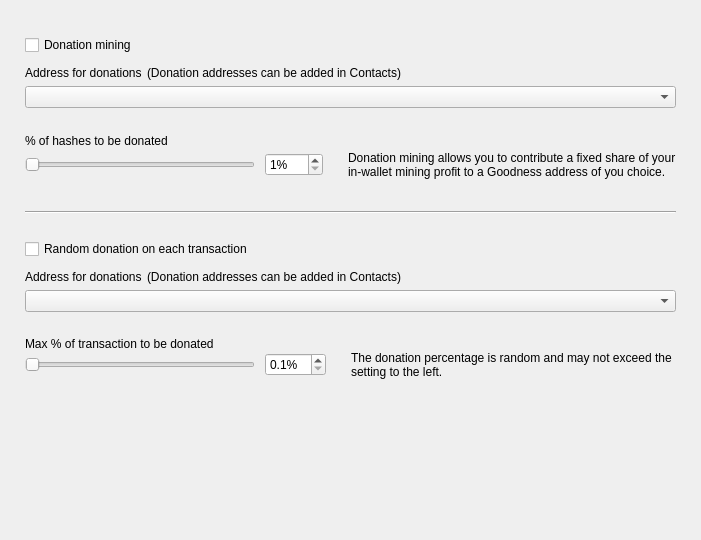
<?xml version="1.0" encoding="UTF-8"?>
<ui version="4.0">
 <class>DonationOptionsFrame</class>
 <widget class="QFrame" name="DonationOptionsFrame">
  <property name="geometry">
   <rect>
    <x>0</x>
    <y>0</y>
    <width>701</width>
    <height>540</height>
   </rect>
  </property>
  <property name="windowTitle">
   <string>Frame</string>
  </property>
  <property name="frameShape">
   <enum>QFrame::NoFrame</enum>
  </property>
  <property name="frameShadow">
   <enum>QFrame::Raised</enum>
  </property>
  <layout class="QVBoxLayout" name="verticalLayout">
   <property name="spacing">
    <number>10</number>
   </property>
   <property name="leftMargin">
    <number>25</number>
   </property>
   <property name="topMargin">
    <number>35</number>
   </property>
   <property name="rightMargin">
    <number>25</number>
   </property>
   <property name="bottomMargin">
    <number>0</number>
   </property>
   <item>
    <widget class="QCheckBox" name="m_enableDonationMiningCheck">
     <property name="text">
      <string>Donation mining</string>
     </property>
    </widget>
   </item>
   <item>
    <widget class="QFrame" name="m_donationMiningFrame">
     <property name="frameShape">
      <enum>QFrame::NoFrame</enum>
     </property>
     <property name="frameShadow">
      <enum>QFrame::Raised</enum>
     </property>
     <layout class="QGridLayout" name="gridLayout" columnstretch="1,0,0,1">
      <property name="leftMargin">
       <number>0</number>
      </property>
      <property name="topMargin">
       <number>0</number>
      </property>
      <property name="rightMargin">
       <number>0</number>
      </property>
      <property name="bottomMargin">
       <number>0</number>
      </property>
      <property name="horizontalSpacing">
       <number>10</number>
      </property>
      <property name="verticalSpacing">
       <number>0</number>
      </property>
      <item row="2" column="0" colspan="4">
       <widget class="QComboBox" name="m_donationMiningAddressCombo"/>
      </item>
      <item row="3" column="0" colspan="4">
       <spacer name="verticalSpacer_2">
        <property name="orientation">
         <enum>Qt::Vertical</enum>
        </property>
        <property name="sizeType">
         <enum>QSizePolicy::Fixed</enum>
        </property>
        <property name="sizeHint" stdset="0">
         <size>
          <width>20</width>
          <height>25</height>
         </size>
        </property>
       </spacer>
      </item>
      <item row="4" column="0" colspan="4">
       <widget class="WalletGui::WalletNormalBlackTextLabel" name="label_2">
        <property name="minimumSize">
         <size>
          <width>0</width>
          <height>16</height>
         </size>
        </property>
        <property name="text">
         <string>% of hashes to be donated</string>
        </property>
        <property name="indent">
         <number>0</number>
        </property>
       </widget>
      </item>
      <item row="5" column="1">
       <widget class="QSpinBox" name="m_donationMiningAmountSpin">
        <property name="suffix">
         <string>%</string>
        </property>
        <property name="minimum">
         <number>1</number>
        </property>
        <property name="maximum">
         <number>100</number>
        </property>
       </widget>
      </item>
      <item row="5" column="0">
       <widget class="QSlider" name="m_donationMiningAmountSlider">
        <property name="maximumSize">
         <size>
          <width>230</width>
          <height>16777215</height>
         </size>
        </property>
        <property name="minimum">
         <number>1</number>
        </property>
        <property name="maximum">
         <number>100</number>
        </property>
        <property name="orientation">
         <enum>Qt::Horizontal</enum>
        </property>
       </widget>
      </item>
      <item row="5" column="2">
       <spacer name="horizontalSpacer">
        <property name="orientation">
         <enum>Qt::Horizontal</enum>
        </property>
        <property name="sizeType">
         <enum>QSizePolicy::Fixed</enum>
        </property>
        <property name="sizeHint" stdset="0">
         <size>
          <width>5</width>
          <height>20</height>
         </size>
        </property>
       </spacer>
      </item>
      <item row="5" column="3" alignment="Qt::AlignVCenter">
       <widget class="WalletGui::WalletSmallGrayTextLabel" name="m_donationMiningCommentLabel">
        <property name="minimumSize">
         <size>
          <width>0</width>
          <height>32</height>
         </size>
        </property>
        <property name="text">
         <string>Donation mining allows you to contribute a fixed share of your in-wallet mining profit to a Goodness address of you choice.</string>
        </property>
        <property name="wordWrap">
         <bool>true</bool>
        </property>
        <property name="indent">
         <number>0</number>
        </property>
       </widget>
      </item>
      <item row="1" column="0" colspan="4">
       <spacer name="verticalSpacer_6">
        <property name="orientation">
         <enum>Qt::Vertical</enum>
        </property>
        <property name="sizeType">
         <enum>QSizePolicy::Fixed</enum>
        </property>
        <property name="sizeHint" stdset="0">
         <size>
          <width>20</width>
          <height>5</height>
         </size>
        </property>
       </spacer>
      </item>
      <item row="0" column="0" colspan="4">
       <layout class="QHBoxLayout" name="horizontalLayout" stretch="0,1">
        <property name="spacing">
         <number>5</number>
        </property>
        <property name="leftMargin">
         <number>0</number>
        </property>
        <item>
         <widget class="WalletGui::WalletNormalBlackTextLabel" name="label">
          <property name="minimumSize">
           <size>
            <width>0</width>
            <height>16</height>
           </size>
          </property>
          <property name="text">
           <string>Address for donations</string>
          </property>
          <property name="indent">
           <number>0</number>
          </property>
         </widget>
        </item>
        <item>
         <widget class="WalletGui::WalletSmallGrayTextLabel" name="label_5">
          <property name="text">
           <string>(Donation addresses can be added in Contacts)</string>
          </property>
         </widget>
        </item>
       </layout>
      </item>
     </layout>
    </widget>
   </item>
   <item>
    <spacer name="verticalSpacer_3">
     <property name="orientation">
      <enum>Qt::Vertical</enum>
     </property>
     <property name="sizeType">
      <enum>QSizePolicy::Fixed</enum>
     </property>
     <property name="sizeHint" stdset="0">
      <size>
       <width>20</width>
       <height>20</height>
      </size>
     </property>
    </spacer>
   </item>
   <item>
    <widget class="Line" name="line">
     <property name="frameShadow">
      <enum>QFrame::Sunken</enum>
     </property>
     <property name="orientation">
      <enum>Qt::Horizontal</enum>
     </property>
    </widget>
   </item>
   <item>
    <spacer name="verticalSpacer_4">
     <property name="orientation">
      <enum>Qt::Vertical</enum>
     </property>
     <property name="sizeType">
      <enum>QSizePolicy::Fixed</enum>
     </property>
     <property name="sizeHint" stdset="0">
      <size>
       <width>20</width>
       <height>15</height>
      </size>
     </property>
    </spacer>
   </item>
   <item>
    <widget class="QCheckBox" name="m_enableDonationChangeCheck">
     <property name="text">
      <string>Random donation on each transaction</string>
     </property>
    </widget>
   </item>
   <item>
    <widget class="QFrame" name="m_donationChangeFrame">
     <property name="frameShape">
      <enum>QFrame::NoFrame</enum>
     </property>
     <property name="frameShadow">
      <enum>QFrame::Raised</enum>
     </property>
     <layout class="QGridLayout" name="gridLayout_2" columnstretch="1,0,0,1">
      <property name="leftMargin">
       <number>0</number>
      </property>
      <property name="topMargin">
       <number>0</number>
      </property>
      <property name="rightMargin">
       <number>0</number>
      </property>
      <property name="bottomMargin">
       <number>0</number>
      </property>
      <property name="horizontalSpacing">
       <number>10</number>
      </property>
      <property name="verticalSpacing">
       <number>0</number>
      </property>
      <item row="3" column="0" colspan="4">
       <spacer name="verticalSpacer_5">
        <property name="orientation">
         <enum>Qt::Vertical</enum>
        </property>
        <property name="sizeType">
         <enum>QSizePolicy::Fixed</enum>
        </property>
        <property name="sizeHint" stdset="0">
         <size>
          <width>20</width>
          <height>25</height>
         </size>
        </property>
       </spacer>
      </item>
      <item row="4" column="0" colspan="4">
       <widget class="WalletGui::WalletNormalBlackTextLabel" name="label_3">
        <property name="text">
         <string>Max % of transaction to be donated</string>
        </property>
        <property name="indent">
         <number>0</number>
        </property>
       </widget>
      </item>
      <item row="5" column="0">
       <widget class="QSlider" name="m_donationChangeAmountSlider">
        <property name="maximumSize">
         <size>
          <width>230</width>
          <height>16777215</height>
         </size>
        </property>
        <property name="minimum">
         <number>1</number>
        </property>
        <property name="maximum">
         <number>100</number>
        </property>
        <property name="orientation">
         <enum>Qt::Horizontal</enum>
        </property>
       </widget>
      </item>
      <item row="2" column="0" colspan="4">
       <widget class="QComboBox" name="m_donationChangeAddressCombo"/>
      </item>
      <item row="5" column="3" alignment="Qt::AlignVCenter">
       <widget class="WalletGui::WalletSmallGrayTextLabel" name="m_donationChangeCommentLabel">
        <property name="text">
         <string>The donation percentage is random and may not exceed the setting to the left.</string>
        </property>
        <property name="wordWrap">
         <bool>true</bool>
        </property>
        <property name="indent">
         <number>0</number>
        </property>
       </widget>
      </item>
      <item row="5" column="1">
       <widget class="QDoubleSpinBox" name="m_donationChangeAmountSpin">
        <property name="suffix">
         <string>%</string>
        </property>
        <property name="decimals">
         <number>1</number>
        </property>
        <property name="minimum">
         <double>0.100000000000000</double>
        </property>
        <property name="maximum">
         <double>10.000000000000000</double>
        </property>
        <property name="singleStep">
         <double>0.100000000000000</double>
        </property>
       </widget>
      </item>
      <item row="5" column="2">
       <spacer name="horizontalSpacer_2">
        <property name="orientation">
         <enum>Qt::Horizontal</enum>
        </property>
        <property name="sizeType">
         <enum>QSizePolicy::Fixed</enum>
        </property>
        <property name="sizeHint" stdset="0">
         <size>
          <width>5</width>
          <height>20</height>
         </size>
        </property>
       </spacer>
      </item>
      <item row="1" column="0" colspan="4">
       <spacer name="verticalSpacer_7">
        <property name="orientation">
         <enum>Qt::Vertical</enum>
        </property>
        <property name="sizeType">
         <enum>QSizePolicy::Fixed</enum>
        </property>
        <property name="sizeHint" stdset="0">
         <size>
          <width>20</width>
          <height>5</height>
         </size>
        </property>
       </spacer>
      </item>
      <item row="0" column="0" colspan="4">
       <layout class="QHBoxLayout" name="horizontalLayout_2" stretch="0,1">
        <property name="spacing">
         <number>5</number>
        </property>
        <property name="leftMargin">
         <number>0</number>
        </property>
        <item>
         <widget class="WalletGui::WalletNormalBlackTextLabel" name="label_4">
          <property name="minimumSize">
           <size>
            <width>0</width>
            <height>16</height>
           </size>
          </property>
          <property name="text">
           <string>Address for donations</string>
          </property>
          <property name="indent">
           <number>0</number>
          </property>
         </widget>
        </item>
        <item>
         <widget class="WalletGui::WalletSmallGrayTextLabel" name="label_6">
          <property name="text">
           <string>(Donation addresses can be added in Contacts)</string>
          </property>
         </widget>
        </item>
       </layout>
      </item>
     </layout>
    </widget>
   </item>
   <item>
    <spacer name="verticalSpacer">
     <property name="orientation">
      <enum>Qt::Vertical</enum>
     </property>
     <property name="sizeType">
      <enum>QSizePolicy::Expanding</enum>
     </property>
     <property name="sizeHint" stdset="0">
      <size>
       <width>20</width>
       <height>10</height>
      </size>
     </property>
    </spacer>
   </item>
  </layout>
 </widget>
 <customwidgets>
  <customwidget>
   <class>WalletGui::WalletSmallGrayTextLabel</class>
   <extends>QLabel</extends>
   <header>Gui/Common/WalletTextLabel.h</header>
  </customwidget>
  <customwidget>
   <class>WalletGui::WalletNormalBlackTextLabel</class>
   <extends>QLabel</extends>
   <header>Gui/Common/WalletTextLabel.h</header>
  </customwidget>
 </customwidgets>
 <resources/>
 <connections>
  <connection>
   <sender>m_enableDonationMiningCheck</sender>
   <signal>toggled(bool)</signal>
   <receiver>m_donationMiningFrame</receiver>
   <slot>setEnabled(bool)</slot>
   <hints>
    <hint type="sourcelabel">
     <x>353</x>
     <y>41</y>
    </hint>
    <hint type="destinationlabel">
     <x>350</x>
     <y>115</y>
    </hint>
   </hints>
  </connection>
  <connection>
   <sender>m_donationMiningAmountSlider</sender>
   <signal>valueChanged(int)</signal>
   <receiver>DonationOptionsFrame</receiver>
   <slot>donationMiningAmountChanged(int)</slot>
   <hints>
    <hint type="sourcelabel">
     <x>187</x>
     <y>155</y>
    </hint>
    <hint type="destinationlabel">
     <x>350</x>
     <y>269</y>
    </hint>
   </hints>
  </connection>
  <connection>
   <sender>m_donationMiningAmountSpin</sender>
   <signal>valueChanged(int)</signal>
   <receiver>DonationOptionsFrame</receiver>
   <slot>donationMiningAmountChanged(int)</slot>
   <hints>
    <hint type="sourcelabel">
     <x>391</x>
     <y>155</y>
    </hint>
    <hint type="destinationlabel">
     <x>350</x>
     <y>269</y>
    </hint>
   </hints>
  </connection>
  <connection>
   <sender>m_enableDonationChangeCheck</sender>
   <signal>toggled(bool)</signal>
   <receiver>m_donationChangeFrame</receiver>
   <slot>setEnabled(bool)</slot>
   <hints>
    <hint type="sourcelabel">
     <x>353</x>
     <y>237</y>
    </hint>
    <hint type="destinationlabel">
     <x>350</x>
     <y>328</y>
    </hint>
   </hints>
  </connection>
  <connection>
   <sender>m_donationChangeAmountSlider</sender>
   <signal>valueChanged(int)</signal>
   <receiver>DonationOptionsFrame</receiver>
   <slot>donationChangeAmountChanged(int)</slot>
   <hints>
    <hint type="sourcelabel">
     <x>187</x>
     <y>385</y>
    </hint>
    <hint type="destinationlabel">
     <x>350</x>
     <y>269</y>
    </hint>
   </hints>
  </connection>
  <connection>
   <sender>m_donationChangeAmountSpin</sender>
   <signal>valueChanged(double)</signal>
   <receiver>DonationOptionsFrame</receiver>
   <slot>donationChangeAmountChanged(double)</slot>
   <hints>
    <hint type="sourcelabel">
     <x>433</x>
     <y>353</y>
    </hint>
    <hint type="destinationlabel">
     <x>350</x>
     <y>269</y>
    </hint>
   </hints>
  </connection>
 </connections>
 <slots>
  <slot>donationMiningAmountChanged(int)</slot>
  <slot>donationChangeAmountChanged(int)</slot>
  <slot>donationChangeAmountChanged(double)</slot>
 </slots>
</ui>
